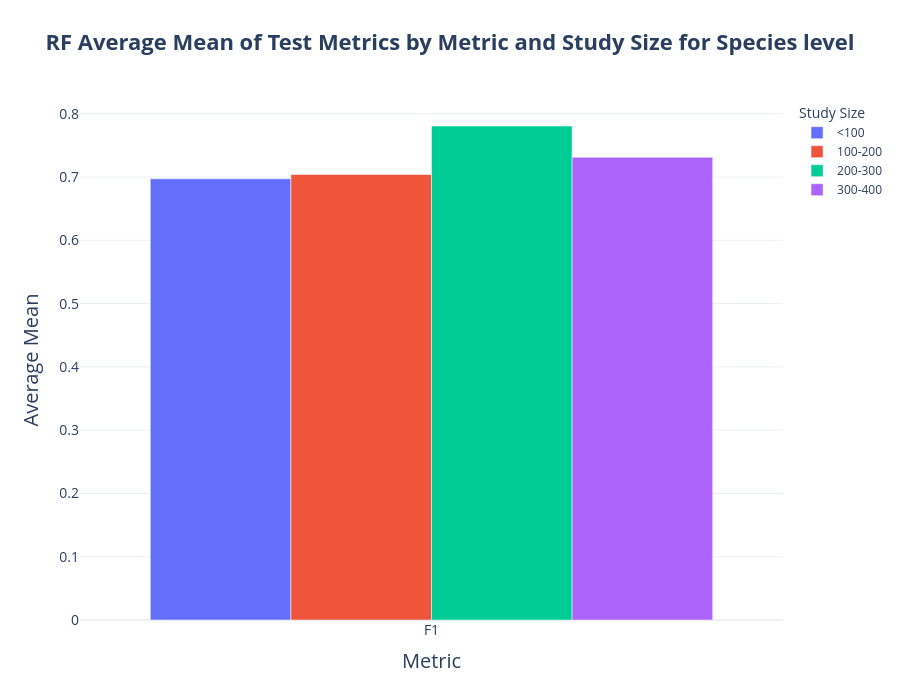
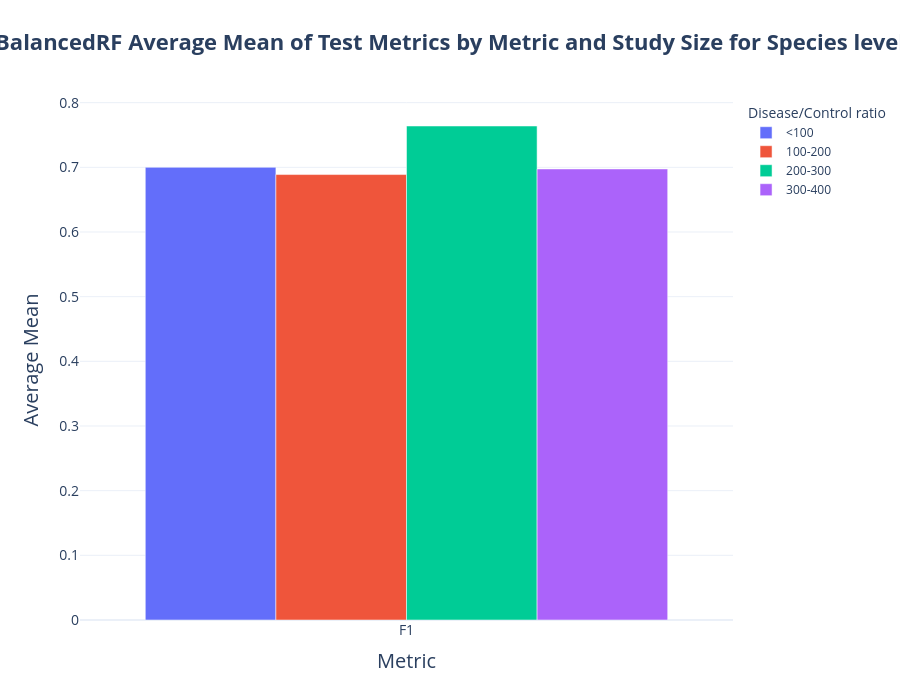
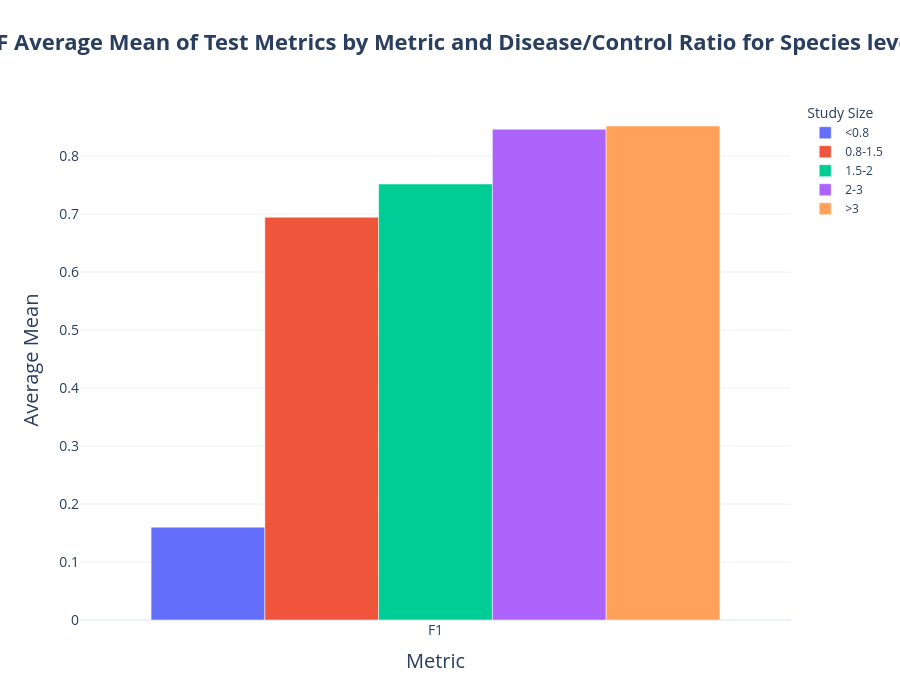
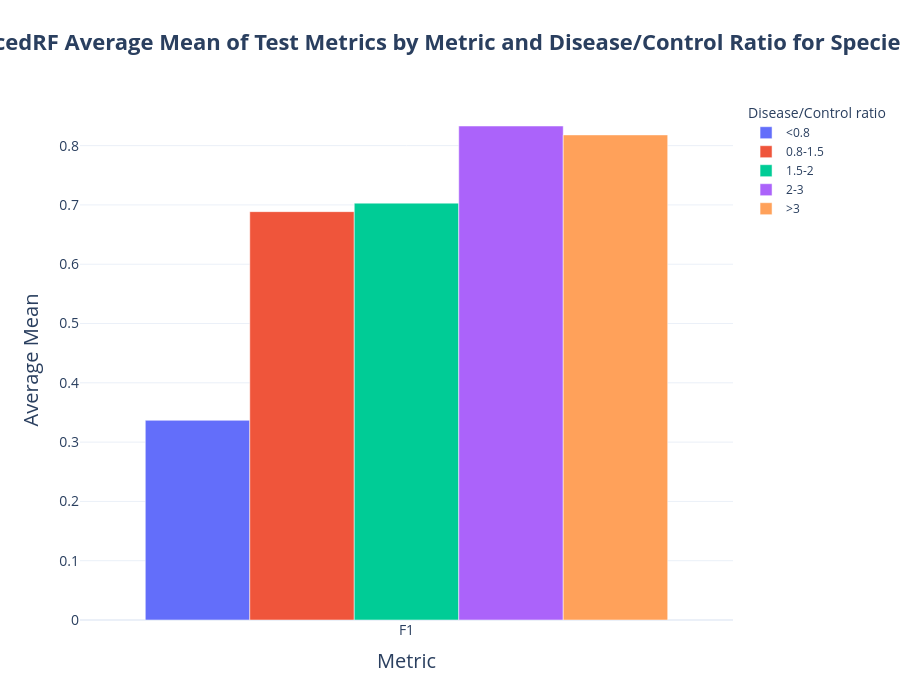

Notebook code cell kept with these figures, in order:
### Markdown cell above
### Species: plot test metric values for species level baseline model

### Code cell
%load_ext autoreload
%autoreload 2

import json
import os
import sys
import time

import matplotlib.pyplot as plt
import pandas as pd

import wandb

sys.path.append("..")

import visualizations.helper_functions as hf

# group study lists and plot average of mean of metrics
study_groups_by_size = [
    studies_less_than_100,
    studies_b_100_200,
    studies_b_200_300,
    studies_b_300_400,
]
group_names_for_size = ["<100", "100-200", "200-300", "300-400"]

study_groups_by_balance = [
    studies_with_more_control_unbalanced,
    studies_with_balanced_groups,
    studies_unbalanced_2,
    studies_unbalanced_3,
    studies_unbalanced_4,
]
group_names_for_balance = ["<0.8", "0.8-1.5", "1.5-2", "2-3", ">3"]

metrics = [
    # "test/accuracy",
    "test/f1",
    # "test/roc_auc(_macro)",
    # "test/precision(_binary)",
    # "test/recall(_binary)",
]
# metric_names = ["Accuracy", "F1", "ROC AUC", "Precision", "Recall"]
metric_names = ["F1"]


full_df = hf.get_data_df_from_wandb(
    entity_name="shayan000",
    project_name="baseline",
    tags=["t_species", "m_RandomForestClassifier", "w_sun_et_al"],
)
# full_df.to_csv("data/sun_et_al_wandb_data/species_level_metrics.csv", index=False)
full_df = hf.get_data_df_from_wandb(
    entity_name="shayan000",
    project_name="baseline",
    tags=["t_species", "m_BalancedRandomForestClassifier", "w_sun_et_al"],
)
# full_df.to_csv("data/sun_et_al_wandb_data/species_level_metrics_balancedRF.csv", index=False)


# random forest
full_df = pd.read_csv("data/sun_et_al_wandb_data/species_level_metrics_RF.csv")
fig, df_plot, full_df = hf.visualize_metrics_by_study_groups(
    full_df=full_df,
    study_groups=study_groups_by_size,
    legend_name="Study Size",
    group_names=group_names_for_size,
    metrics=metrics,
    metric_display_names=metric_names,
    title_prefix="RF Average Mean of Test Metrics by Metric and Study Size for Species level",
)

fig.show()

# Same for balanced random forest
full_df = pd.read_csv("data/sun_et_al_wandb_data/species_level_metrics_balancedRF.csv")
fig, df_plot, full_df = hf.visualize_metrics_by_study_groups(
    full_df=full_df,
    study_groups=study_groups_by_size,
    legend_name="Disease/Control ratio",
    group_names=group_names_for_size,
    metrics=metrics,
    metric_display_names=metric_names,
    title_prefix="BalancedRF Average Mean of Test Metrics by Metric and Study Size for Species level",
)
fig.show()

# RF
full_df = pd.read_csv("data/sun_et_al_wandb_data/species_level_metrics_RF.csv")
fig, df_plot, full_df = hf.visualize_metrics_by_study_groups(
    full_df=full_df,
    study_groups=study_groups_by_balance,
    legend_name="Study Size",
    group_names=group_names_for_balance,
    metrics=metrics,
    metric_display_names=metric_names,
    title_prefix="RF Average Mean of Test Metrics by Metric and Disease/Control Ratio for Species level",
)

fig.show()

# BalancedRF
full_df = pd.read_csv("data/sun_et_al_wandb_data/species_level_metrics_balancedRF.csv")
fig, df_plot, full_df = hf.visualize_metrics_by_study_groups(
    full_df=full_df,
    study_groups=study_groups_by_balance,
    legend_name="Disease/Control ratio",
    group_names=group_names_for_balance,
    metrics=metrics,
    metric_display_names=metric_names,
    title_prefix="BalancedRF Average Mean of Test Metrics by Metric and Disease/Control Ratio for Species level",
)

fig.show()

### Figure 1 — Plotly figure (JSON) as saved in the notebook; plotly's stock layout.template omitted (floating-point values rounded to 4 significant figures)
{"data": [{"alignmentgroup": "True", "hovertemplate": "Study Size=<100<br>Metric=%{x}<br>Average Mean=%{y:.3f}<extra></extra>", "legendgroup": "<100", "marker": {"color": "#636efa", "pattern": {"shape": ""}}, "name": "<100", "offsetgroup": "<100", "orientation": "v", "showlegend": true, "textposition": "auto", "type": "bar", "x": ["F1"], "xaxis": "x", "y": [0.6972], "yaxis": "y"}, {"alignmentgroup": "True", "hovertemplate": "Study Size=100-200<br>Metric=%{x}<br>Average Mean=%{y:.3f}<extra></extra>", "legendgroup": "100-200", "marker": {"color": "#EF553B", "pattern": {"shape": ""}}, "name": "100-200", "offsetgroup": "100-200", "orientation": "v", "showlegend": true, "textposition": "auto", "type": "bar", "x": ["F1"], "xaxis": "x", "y": [0.704], "yaxis": "y"}, {"alignmentgroup": "True", "hovertemplate": "Study Size=200-300<br>Metric=%{x}<br>Average Mean=%{y:.3f}<extra></extra>", "legendgroup": "200-300", "marker": {"color": "#00cc96", "pattern": {"shape": ""}}, "name": "200-300", "offsetgroup": "200-300", "orientation": "v", "showlegend": true, "textposition": "auto", "type": "bar", "x": ["F1"], "xaxis": "x", "y": [0.7807], "yaxis": "y"}, {"alignmentgroup": "True", "hovertemplate": "Study Size=300-400<br>Metric=%{x}<br>Average Mean=%{y:.3f}<extra></extra>", "legendgroup": "300-400", "marker": {"color": "#ab63fa", "pattern": {"shape": ""}}, "name": "300-400", "offsetgroup": "300-400", "orientation": "v", "showlegend": true, "textposition": "auto", "type": "bar", "x": ["F1"], "xaxis": "x", "y": [0.7312], "yaxis": "y"}], "layout": {"barmode": "group", "height": 700, "legend": {"title": {"text": "Study Size"}, "tracegroupgap": 0}, "title": {"font": {"size": 22, "weight": "bold"}, "text": "RF Average Mean of Test Metrics by Metric and Study Size for Species level", "x": 0.5}, "xaxis": {"anchor": "y", "domain": [0, 1], "tickfont": {"size": 14}, "title": {"font": {"size": 20}, "text": "Metric"}}, "yaxis": {"anchor": "x", "domain": [0, 1], "tickfont": {"size": 14}, "title": {"font": {"size": 20}, "text": "Average Mean"}}}}

### Figure 2 — Plotly figure (JSON) as saved in the notebook; plotly's stock layout.template omitted (floating-point values rounded to 4 significant figures)
{"data": [{"alignmentgroup": "True", "hovertemplate": "Disease/Control ratio=<100<br>Metric=%{x}<br>Average Mean=%{y:.3f}<extra></extra>", "legendgroup": "<100", "marker": {"color": "#636efa", "pattern": {"shape": ""}}, "name": "<100", "offsetgroup": "<100", "orientation": "v", "showlegend": true, "textposition": "auto", "type": "bar", "x": ["F1"], "xaxis": "x", "y": [0.7], "yaxis": "y"}, {"alignmentgroup": "True", "hovertemplate": "Disease/Control ratio=100-200<br>Metric=%{x}<br>Average Mean=%{y:.3f}<extra></extra>", "legendgroup": "100-200", "marker": {"color": "#EF553B", "pattern": {"shape": ""}}, "name": "100-200", "offsetgroup": "100-200", "orientation": "v", "showlegend": true, "textposition": "auto", "type": "bar", "x": ["F1"], "xaxis": "x", "y": [0.6888], "yaxis": "y"}, {"alignmentgroup": "True", "hovertemplate": "Disease/Control ratio=200-300<br>Metric=%{x}<br>Average Mean=%{y:.3f}<extra></extra>", "legendgroup": "200-300", "marker": {"color": "#00cc96", "pattern": {"shape": ""}}, "name": "200-300", "offsetgroup": "200-300", "orientation": "v", "showlegend": true, "textposition": "auto", "type": "bar", "x": ["F1"], "xaxis": "x", "y": [0.7639], "yaxis": "y"}, {"alignmentgroup": "True", "hovertemplate": "Disease/Control ratio=300-400<br>Metric=%{x}<br>Average Mean=%{y:.3f}<extra></extra>", "legendgroup": "300-400", "marker": {"color": "#ab63fa", "pattern": {"shape": ""}}, "name": "300-400", "offsetgroup": "300-400", "orientation": "v", "showlegend": true, "textposition": "auto", "type": "bar", "x": ["F1"], "xaxis": "x", "y": [0.6975], "yaxis": "y"}], "layout": {"barmode": "group", "height": 700, "legend": {"title": {"text": "Disease/Control ratio"}, "tracegroupgap": 0}, "title": {"font": {"size": 22, "weight": "bold"}, "text": "BalancedRF Average Mean of Test Metrics by Metric and Study Size for Species level", "x": 0.5}, "xaxis": {"anchor": "y", "domain": [0, 1], "tickfont": {"size": 14}, "title": {"font": {"size": 20}, "text": "Metric"}}, "yaxis": {"anchor": "x", "domain": [0, 1], "tickfont": {"size": 14}, "title": {"font": {"size": 20}, "text": "Average Mean"}}}}

### Figure 3 — Plotly figure (JSON) as saved in the notebook; plotly's stock layout.template omitted (floating-point values rounded to 4 significant figures)
{"data": [{"alignmentgroup": "True", "hovertemplate": "Study Size=<0.8<br>Metric=%{x}<br>Average Mean=%{y:.3f}<extra></extra>", "legendgroup": "<0.8", "marker": {"color": "#636efa", "pattern": {"shape": ""}}, "name": "<0.8", "offsetgroup": "<0.8", "orientation": "v", "showlegend": true, "textposition": "auto", "type": "bar", "x": ["F1"], "xaxis": "x", "y": [0.16], "yaxis": "y"}, {"alignmentgroup": "True", "hovertemplate": "Study Size=0.8-1.5<br>Metric=%{x}<br>Average Mean=%{y:.3f}<extra></extra>", "legendgroup": "0.8-1.5", "marker": {"color": "#EF553B", "pattern": {"shape": ""}}, "name": "0.8-1.5", "offsetgroup": "0.8-1.5", "orientation": "v", "showlegend": true, "textposition": "auto", "type": "bar", "x": ["F1"], "xaxis": "x", "y": [0.6946], "yaxis": "y"}, {"alignmentgroup": "True", "hovertemplate": "Study Size=1.5-2<br>Metric=%{x}<br>Average Mean=%{y:.3f}<extra></extra>", "legendgroup": "1.5-2", "marker": {"color": "#00cc96", "pattern": {"shape": ""}}, "name": "1.5-2", "offsetgroup": "1.5-2", "orientation": "v", "showlegend": true, "textposition": "auto", "type": "bar", "x": ["F1"], "xaxis": "x", "y": [0.7517], "yaxis": "y"}, {"alignmentgroup": "True", "hovertemplate": "Study Size=2-3<br>Metric=%{x}<br>Average Mean=%{y:.3f}<extra></extra>", "legendgroup": "2-3", "marker": {"color": "#ab63fa", "pattern": {"shape": ""}}, "name": "2-3", "offsetgroup": "2-3", "orientation": "v", "showlegend": true, "textposition": "auto", "type": "bar", "x": ["F1"], "xaxis": "x", "y": [0.8463], "yaxis": "y"}, {"alignmentgroup": "True", "hovertemplate": "Study Size=>3<br>Metric=%{x}<br>Average Mean=%{y:.3f}<extra></extra>", "legendgroup": ">3", "marker": {"color": "#FFA15A", "pattern": {"shape": ""}}, "name": ">3", "offsetgroup": ">3", "orientation": "v", "showlegend": true, "textposition": "auto", "type": "bar", "x": ["F1"], "xaxis": "x", "y": [0.8518], "yaxis": "y"}], "layout": {"barmode": "group", "height": 700, "legend": {"title": {"text": "Study Size"}, "tracegroupgap": 0}, "title": {"font": {"size": 22, "weight": "bold"}, "text": "RF Average Mean of Test Metrics by Metric and Disease/Control Ratio for Species level", "x": 0.5}, "xaxis": {"anchor": "y", "domain": [0, 1], "tickfont": {"size": 14}, "title": {"font": {"size": 20}, "text": "Metric"}}, "yaxis": {"anchor": "x", "domain": [0, 1], "tickfont": {"size": 14}, "title": {"font": {"size": 20}, "text": "Average Mean"}}}}

### Figure 4 — Plotly figure (JSON) as saved in the notebook; plotly's stock layout.template omitted (floating-point values rounded to 4 significant figures)
{"data": [{"alignmentgroup": "True", "hovertemplate": "Disease/Control ratio=<0.8<br>Metric=%{x}<br>Average Mean=%{y:.3f}<extra></extra>", "legendgroup": "<0.8", "marker": {"color": "#636efa", "pattern": {"shape": ""}}, "name": "<0.8", "offsetgroup": "<0.8", "orientation": "v", "showlegend": true, "textposition": "auto", "type": "bar", "x": ["F1"], "xaxis": "x", "y": [0.3368], "yaxis": "y"}, {"alignmentgroup": "True", "hovertemplate": "Disease/Control ratio=0.8-1.5<br>Metric=%{x}<br>Average Mean=%{y:.3f}<extra></extra>", "legendgroup": "0.8-1.5", "marker": {"color": "#EF553B", "pattern": {"shape": ""}}, "name": "0.8-1.5", "offsetgroup": "0.8-1.5", "orientation": "v", "showlegend": true, "textposition": "auto", "type": "bar", "x": ["F1"], "xaxis": "x", "y": [0.6886], "yaxis": "y"}, {"alignmentgroup": "True", "hovertemplate": "Disease/Control ratio=1.5-2<br>Metric=%{x}<br>Average Mean=%{y:.3f}<extra></extra>", "legendgroup": "1.5-2", "marker": {"color": "#00cc96", "pattern": {"shape": ""}}, "name": "1.5-2", "offsetgroup": "1.5-2", "orientation": "v", "showlegend": true, "textposition": "auto", "type": "bar", "x": ["F1"], "xaxis": "x", "y": [0.703], "yaxis": "y"}, {"alignmentgroup": "True", "hovertemplate": "Disease/Control ratio=2-3<br>Metric=%{x}<br>Average Mean=%{y:.3f}<extra></extra>", "legendgroup": "2-3", "marker": {"color": "#ab63fa", "pattern": {"shape": ""}}, "name": "2-3", "offsetgroup": "2-3", "orientation": "v", "showlegend": true, "textposition": "auto", "type": "bar", "x": ["F1"], "xaxis": "x", "y": [0.8331], "yaxis": "y"}, {"alignmentgroup": "True", "hovertemplate": "Disease/Control ratio=>3<br>Metric=%{x}<br>Average Mean=%{y:.3f}<extra></extra>", "legendgroup": ">3", "marker": {"color": "#FFA15A", "pattern": {"shape": ""}}, "name": ">3", "offsetgroup": ">3", "orientation": "v", "showlegend": true, "textposition": "auto", "type": "bar", "x": ["F1"], "xaxis": "x", "y": [0.818], "yaxis": "y"}], "layout": {"barmode": "group", "height": 700, "legend": {"title": {"text": "Disease/Control ratio"}, "tracegroupgap": 0}, "title": {"font": {"size": 22, "weight": "bold"}, "text": "BalancedRF Average Mean of Test Metrics by Metric and Disease/Control Ratio for Species level", "x": 0.5}, "xaxis": {"anchor": "y", "domain": [0, 1], "tickfont": {"size": 14}, "title": {"font": {"size": 20}, "text": "Metric"}}, "yaxis": {"anchor": "x", "domain": [0, 1], "tickfont": {"size": 14}, "title": {"font": {"size": 20}, "text": "Average Mean"}}}}
